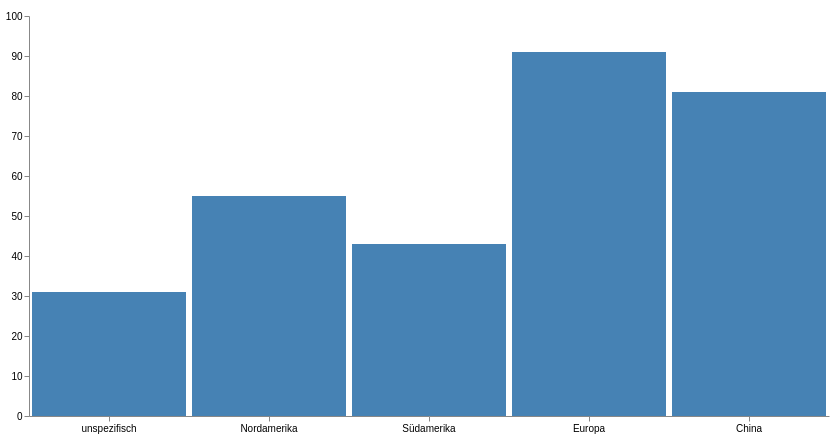

Write a Vega-Lite specification for this figure.
### Vega specification from a JSON file in a GitHub repository (floating-point values rounded to 4 significant figures)
{"$schema": "https://vega.github.io/schema/vega/v4.0.json", "width": 800, "height": 400, "padding": 5, "data": [{"name": "table", "values": [{"category": "unspezifisch", "amount": 31}, {"category": "Nordamerika", "amount": 55}, {"category": "Südamerika", "amount": 43}, {"category": "Europa", "amount": 91}, {"category": "China", "amount": 81}]}], "signals": [{"name": "tooltip", "value": {}, "on": [{"events": "rect:mouseover", "update": "datum"}, {"events": "rect:mouseout", "update": "{}"}]}], "scales": [{"name": "xscale", "type": "band", "domain": {"data": "table", "field": "category"}, "range": "width"}, {"name": "yscale", "domain": {"data": "table", "field": "amount"}, "nice": true, "range": "height"}], "axes": [{"orient": "bottom", "scale": "xscale"}, {"orient": "left", "scale": "yscale"}], "marks": [{"type": "rect", "from": {"data": "table"}, "encode": {"enter": {"x": {"scale": "xscale", "field": "category", "offset": 3}, "width": {"scale": "xscale", "band": 1, "offset": -6}, "y": {"scale": "yscale", "field": "amount"}, "y2": {"scale": "yscale", "value": 0}}, "update": {"fill": {"value": "steelblue"}}, "hover": {"fill": {"value": "red"}}}}, {"type": "text", "encode": {"enter": {"align": {"value": "center"}, "baseline": {"value": "bottom"}, "fill": {"value": "#333"}}, "update": {"x": {"scale": "xscale", "signal": "tooltip.category", "band": 0.5}, "y": {"scale": "yscale", "signal": "tooltip.amount", "offset": -2}, "text": {"signal": "tooltip.amount"}, "fillOpacity": [{"test": "datum === tooltip", "value": 0}, {"value": 1}]}}}]}
